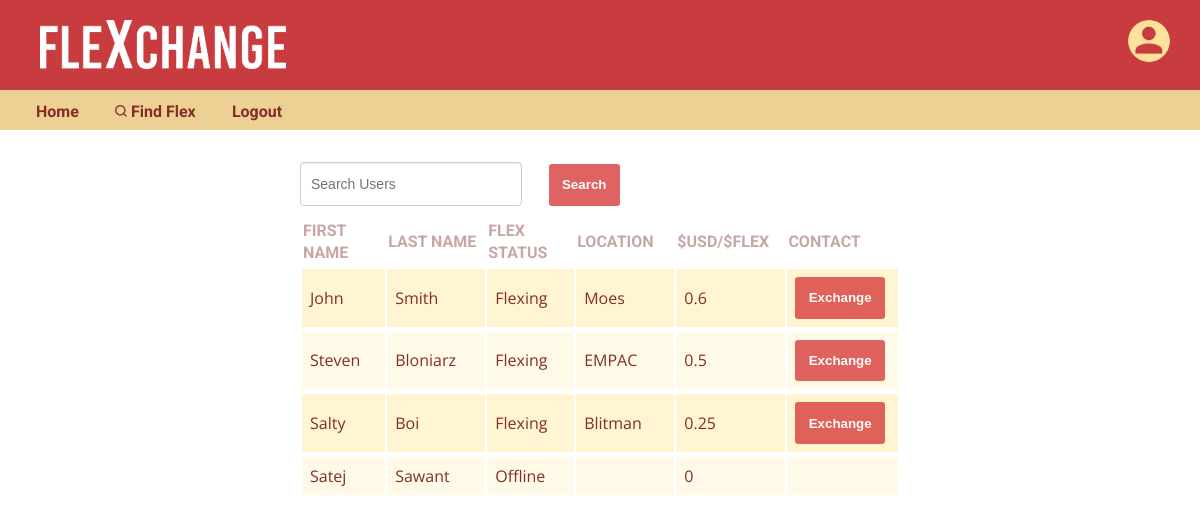
/search.php (signed in), run on the app's committed database.
### tables this page shows
CREATE TABLE `user` (
  `user_id` int(10) UNSIGNED NOT NULL,
  `FirstName` varchar(64) NOT NULL,
  `LastName` varchar(64) NOT NULL,
  `email` varchar(64) NOT NULL,
  `status` int(10) UNSIGNED NOT NULL DEFAULT '1',
  `pass_hash` varchar(64) NOT NULL,
  `pass_salt` varchar(64) NOT NULL,
  `venmo_handle` varchar(17) NOT NULL,
  `location` varchar(64) NOT NULL,
  `exchange_rate` float NOT NULL,
  `img_name` varchar(64) NOT NULL
);

### search.php (the view, shortened to what this page needs)
<?php
  require_once "backend/connect.php";
  if (isset($_POST['valueToSearch']) && $_POST['valueToSearch'] != ""){
    $query = 'SELECT `FirstName`, `LastName`, `status`, `location`, `exchange_rate`, `email` FROM `user` WHERE CONCAT(`FirstName`, `LastName`, `status`, `location`) LIKE "%'.$_POST['valueToSearch'].'%"';
  } else {
    $query = "SELECT `FirstName`, `LastName`, `status`, `location`, `exchange_rate`, `email` FROM `user` WHERE 1";
  }
  $stmt = $dbh->prepare($query);
  $stmt->execute();
?>
<!DOCTYPE html>
<html>
  <head>
    <link rel="stylesheet" type="text/css" href="style/search.css">
  </head>
  <body>
    <?php include("common/header.php");?>
    <main>
      <form id="searchForm" action="search.php" method="post">
        <input id="searchText" type="text" name="valueToSearch" placeholder="Search Users" class="form-control2">
        <input id="searchSubmit" type="submit" name="search" value="Search" class="btn"><br/>
      </form>
      <?php
        if ($stmt->rowCount() > 0) {
          echo "
            <table>
              <tr>
                <th class='firstname'><a href='?orderBy=FirstName'>First Name</a></th>
                <th class='lastname'><a href='?orderBy=LastName'>Last Name</a></th>
                <th class='status'><a href='?orderBy=status'>Flex Status</a></th>
                <th class='location'><a href='?orderBy=location'>Location</a></th>
                <th class='rate'><a href='?orderBy=exchange_rate'>\$USD/\$FLEX</a></th>
                <th class='contact'><a href='??orderBy=status'>Contact</a></th>
              </tr>
          ";
          while($row = $stmt->fetch()) {
            $status = "";
            $contactButton = "";
            if ($row['status'] == 0){
              $status = 'Flexing';
              $contactButton = "
                <form action='email.php' method='post'>
                  <input type='hidden' name='email' value=" . $row['email'] . ">
                  <input type='hidden' name='name' value=" . $row['FirstName'] . ">
                  <input type='submit' name='search' value='Exchange' class='btn'>
                </form>
              ";
            } else if ($row['status'] == 1){
              $status = 'Offline';
            } else {
              $status = 'Status Unavailable';
            }
            echo "
              <tr>
                <td>" . $row['FirstName'] . "</td>
                <td>" . $row['LastName'] . "</td>
                <td>" . $status . "</td>
                <td>" . $row['location'] . "</td>
                <td>" . $row['exchange_rate'] . "</td>
                <td>" . $contactButton . "</td>
              </tr>
            ";
          }
          echo "</table>";
        } else {
          echo "<h1>No Results</h1>";
        }
      ?>
    </main>
  </body>
</html>

### style/style.css (style rules this page uses)
html { position: relative; min-height: 100%; margin: 0; padding: 0; }
body { margin: 0; padding: 0; color: #842D29; font-family: 'Open Sans', sans-serif; padding-bottom: 200px; }
main { margin: auto; width: 50%; }
a { font-weight: bold; color: #842D29; font-family: 'Roboto'; text-decoration: none; }
.btn { border: none; padding: 1em; font-weight: bold; color: white; margin-right: 5px; border-radius: 3px; background-color: #D83D3D; opacity: 0.8; transition: 0.2s; cursor: pointer; }

### style/search.css (style rules this page uses)
#searchForm { margin: 2em 0; width: 100%; }
#searchText { float: left; width: 200px; }
#searchSubmit { float: left; margin-left: 2em; margin-top: 2px; max-width: 18%; }
th { background-color: white; height: 25px; text-align: left; border-bottom: 3px solid white; }
.form-control2 { display: block; width: 100px; height:34px; padding: 4px 10px; font-size: 14px; background-color: #fff; line-height: 1.43; border-radius: 4px; border: 1px solid #ccc; -webkit-box-shadow: inset 0 1px 1px rgba(0, 0, 0, .075); box-shadow: inset 0 1px 1px rgba(0, 0, 0, .075); }
th.firstname { width: 140px; }
th.lastname { width: 170px; }
th.status { width: 150px; }
th.location { width: 165px; }
th.rate { width: 160px; }
td { padding: 8px; border-bottom: 3px solid white; }
tr:nth-child(even) { background-color: #fff5d1; }
tr:nth-child(odd) { background-color: #fffae8; }
table th a { font-weight: bold; font-size: 1em; text-transform: uppercase; color: #c6a7a5; cursor: pointer; text-decoration: none; }

### data on the page
user: FirstName "John", LastName "Smith", status "Flexing", location "Moes", exchange_rate "0.6"
user: FirstName "Steven", LastName "Bloniarz", status "Flexing", location "EMPAC", exchange_rate "0.5"
user: FirstName "Salty", LastName "Boi", status "Flexing", location "Blitman", exchange_rate "0.25"
user: FirstName "Satej", LastName "Sawant", status "Offline", exchange_rate "0"
